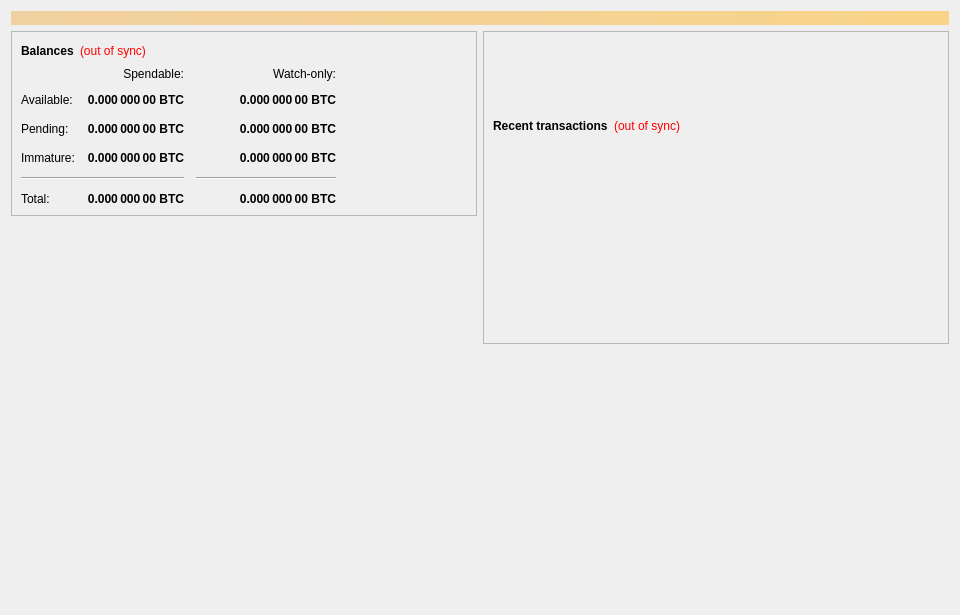
<?xml version="1.0" encoding="UTF-8"?>
<ui version="4.0">
 <class>OverviewPage</class>
 <widget class="QWidget" name="OverviewPage">
  <property name="geometry">
   <rect>
    <x>0</x>
    <y>0</y>
    <width>960</width>
    <height>615</height>
   </rect>
  </property>
  <property name="minimumSize">
   <size>
    <width>960</width>
    <height>0</height>
   </size>
  </property>
  <property name="windowTitle">
   <string>Form</string>
  </property>
  <layout class="QVBoxLayout" name="topLayout">
   <item>
    <widget class="QLabel" name="labelAlerts">
     <property name="visible">
      <bool>false</bool>
     </property>
     <property name="styleSheet">
      <string notr="true">background-color: qlineargradient(x1: 0, y1: 0, x2: 1, y2: 0, stop:0 #F0D0A0, stop:1 #F8D488); color:#000000;</string>
     </property>
     <property name="wordWrap">
      <bool>true</bool>
     </property>
     <property name="margin">
      <number>3</number>
     </property>
    </widget>
   </item>
   <item>
    <layout class="QHBoxLayout" name="horizontalLayout" stretch="1,1">
     <item>
      <layout class="QVBoxLayout" name="verticalLayout_2">
       <item>
        <widget class="QFrame" name="frame">
         <property name="frameShape">
          <enum>QFrame::StyledPanel</enum>
         </property>
         <property name="frameShadow">
          <enum>QFrame::Raised</enum>
         </property>
         <layout class="QVBoxLayout" name="verticalLayout_4">
          <item>
           <layout class="QHBoxLayout" name="horizontalLayout_4">
            <item>
             <widget class="QLabel" name="label_5">
              <property name="font">
               <font>
                <weight>75</weight>
                <bold>true</bold>
               </font>
              </property>
              <property name="text">
               <string>Balances</string>
              </property>
             </widget>
            </item>
            <item>
             <widget class="QLabel" name="labelWalletStatus">
              <property name="cursor">
               <cursorShape>WhatsThisCursor</cursorShape>
              </property>
              <property name="toolTip">
               <string>The displayed information may be out of date. Your wallet automatically synchronizes with the OLC network after a connection is established, but this process has not completed yet.</string>
              </property>
              <property name="styleSheet">
               <string notr="true">QLabel { color: red; }</string>
              </property>
              <property name="text">
               <string notr="true">(out of sync)</string>
              </property>
              <property name="alignment">
               <set>Qt::AlignLeading|Qt::AlignLeft|Qt::AlignVCenter</set>
              </property>
             </widget>
            </item>
            <item>
             <spacer name="horizontalSpacer_3">
              <property name="orientation">
               <enum>Qt::Horizontal</enum>
              </property>
              <property name="sizeHint" stdset="0">
               <size>
                <width>40</width>
                <height>20</height>
               </size>
              </property>
             </spacer>
            </item>
           </layout>
          </item>
          <item>
           <layout class="QGridLayout" name="gridLayout">
            <property name="spacing">
             <number>12</number>
            </property>
            <item row="2" column="2">
             <widget class="QLabel" name="labelWatchPending">
              <property name="font">
               <font>
                <weight>75</weight>
                <bold>true</bold>
               </font>
              </property>
              <property name="cursor">
               <cursorShape>IBeamCursor</cursorShape>
              </property>
              <property name="toolTip">
               <string>Unconfirmed transactions to watch-only addresses</string>
              </property>
              <property name="text">
               <string notr="true">0.000 000 00 BTC</string>
              </property>
              <property name="alignment">
               <set>Qt::AlignRight|Qt::AlignTrailing|Qt::AlignVCenter</set>
              </property>
              <property name="textInteractionFlags">
               <set>Qt::LinksAccessibleByMouse|Qt::TextSelectableByKeyboard|Qt::TextSelectableByMouse</set>
              </property>
             </widget>
            </item>
            <item row="2" column="1">
             <widget class="QLabel" name="labelUnconfirmed">
              <property name="font">
               <font>
                <weight>75</weight>
                <bold>true</bold>
               </font>
              </property>
              <property name="cursor">
               <cursorShape>IBeamCursor</cursorShape>
              </property>
              <property name="toolTip">
               <string>Total of transactions that have yet to be confirmed, and do not yet count toward the spendable balance</string>
              </property>
              <property name="text">
               <string notr="true">0.000 000 00 BTC</string>
              </property>
              <property name="alignment">
               <set>Qt::AlignRight|Qt::AlignTrailing|Qt::AlignVCenter</set>
              </property>
              <property name="textInteractionFlags">
               <set>Qt::LinksAccessibleByMouse|Qt::TextSelectableByKeyboard|Qt::TextSelectableByMouse</set>
              </property>
             </widget>
            </item>
            <item row="3" column="2">
             <widget class="QLabel" name="labelWatchImmature">
              <property name="font">
               <font>
                <weight>75</weight>
                <bold>true</bold>
               </font>
              </property>
              <property name="cursor">
               <cursorShape>IBeamCursor</cursorShape>
              </property>
              <property name="toolTip">
               <string>Staked or masternode rewards in watch-only addresses that has not yet matured</string>
              </property>
              <property name="text">
               <string notr="true">0.000 000 00 BTC</string>
              </property>
              <property name="alignment">
               <set>Qt::AlignRight|Qt::AlignTrailing|Qt::AlignVCenter</set>
              </property>
              <property name="textInteractionFlags">
               <set>Qt::LinksAccessibleByMouse|Qt::TextSelectableByKeyboard|Qt::TextSelectableByMouse</set>
              </property>
             </widget>
            </item>
            <item row="4" column="0" colspan="2">
             <widget class="Line" name="lineSpendableBalance">
              <property name="orientation">
               <enum>Qt::Horizontal</enum>
              </property>
             </widget>
            </item>
            <item row="4" column="2">
             <widget class="Line" name="lineWatchBalance">
              <property name="sizePolicy">
               <sizepolicy hsizetype="Preferred" vsizetype="Fixed">
                <horstretch>0</horstretch>
                <verstretch>0</verstretch>
               </sizepolicy>
              </property>
              <property name="minimumSize">
               <size>
                <width>140</width>
                <height>0</height>
               </size>
              </property>
              <property name="orientation">
               <enum>Qt::Horizontal</enum>
              </property>
             </widget>
            </item>
            <item row="5" column="0">
             <widget class="QLabel" name="labelTotalText">
              <property name="text">
               <string>Total:</string>
              </property>
             </widget>
            </item>
            <item row="3" column="1">
             <widget class="QLabel" name="labelImmature">
              <property name="font">
               <font>
                <weight>75</weight>
                <bold>true</bold>
               </font>
              </property>
              <property name="cursor">
               <cursorShape>IBeamCursor</cursorShape>
              </property>
              <property name="toolTip">
               <string>Staked or masternode rewards that has not yet matured</string>
              </property>
              <property name="text">
               <string notr="true">0.000 000 00 BTC</string>
              </property>
              <property name="alignment">
               <set>Qt::AlignRight|Qt::AlignTrailing|Qt::AlignVCenter</set>
              </property>
              <property name="textInteractionFlags">
               <set>Qt::LinksAccessibleByMouse|Qt::TextSelectableByKeyboard|Qt::TextSelectableByMouse</set>
              </property>
             </widget>
            </item>
            <item row="2" column="3">
             <spacer name="horizontalSpacer_2">
              <property name="orientation">
               <enum>Qt::Horizontal</enum>
              </property>
              <property name="sizeHint" stdset="0">
               <size>
                <width>40</width>
                <height>20</height>
               </size>
              </property>
             </spacer>
            </item>
            <item row="3" column="0">
             <widget class="QLabel" name="labelImmatureText">
              <property name="text">
               <string>Immature:</string>
              </property>
             </widget>
            </item>
            <item row="5" column="1">
             <widget class="QLabel" name="labelTotal">
              <property name="font">
               <font>
                <weight>75</weight>
                <bold>true</bold>
               </font>
              </property>
              <property name="cursor">
               <cursorShape>IBeamCursor</cursorShape>
              </property>
              <property name="toolTip">
               <string>Your current total balance</string>
              </property>
              <property name="text">
               <string notr="true">0.000 000 00 BTC</string>
              </property>
              <property name="alignment">
               <set>Qt::AlignRight|Qt::AlignTrailing|Qt::AlignVCenter</set>
              </property>
              <property name="textInteractionFlags">
               <set>Qt::LinksAccessibleByMouse|Qt::TextSelectableByKeyboard|Qt::TextSelectableByMouse</set>
              </property>
             </widget>
            </item>
            <item row="5" column="2">
             <widget class="QLabel" name="labelWatchTotal">
              <property name="font">
               <font>
                <weight>75</weight>
                <bold>true</bold>
               </font>
              </property>
              <property name="cursor">
               <cursorShape>IBeamCursor</cursorShape>
              </property>
              <property name="toolTip">
               <string>Current total balance in watch-only addresses</string>
              </property>
              <property name="text">
               <string notr="true">0.000 000 00 BTC</string>
              </property>
              <property name="alignment">
               <set>Qt::AlignRight|Qt::AlignTrailing|Qt::AlignVCenter</set>
              </property>
              <property name="textInteractionFlags">
               <set>Qt::LinksAccessibleByMouse|Qt::TextSelectableByKeyboard|Qt::TextSelectableByMouse</set>
              </property>
             </widget>
            </item>
            <item row="0" column="2">
             <widget class="QLabel" name="labelWatchonly">
              <property name="text">
               <string>Watch-only:</string>
              </property>
              <property name="alignment">
               <set>Qt::AlignRight|Qt::AlignTrailing|Qt::AlignVCenter</set>
              </property>
             </widget>
            </item>
            <item row="1" column="0">
             <widget class="QLabel" name="labelBalanceText">
              <property name="text">
               <string>Available:</string>
              </property>
             </widget>
            </item>
            <item row="1" column="1">
             <widget class="QLabel" name="labelBalance">
              <property name="font">
               <font>
                <weight>75</weight>
                <bold>true</bold>
               </font>
              </property>
              <property name="cursor">
               <cursorShape>IBeamCursor</cursorShape>
              </property>
              <property name="toolTip">
               <string>Your current spendable balance</string>
              </property>
              <property name="text">
               <string notr="true">0.000 000 00 BTC</string>
              </property>
              <property name="alignment">
               <set>Qt::AlignRight|Qt::AlignTrailing|Qt::AlignVCenter</set>
              </property>
              <property name="textInteractionFlags">
               <set>Qt::LinksAccessibleByMouse|Qt::TextSelectableByKeyboard|Qt::TextSelectableByMouse</set>
              </property>
             </widget>
            </item>
            <item row="1" column="2">
             <widget class="QLabel" name="labelWatchAvailable">
              <property name="font">
               <font>
                <weight>75</weight>
                <bold>true</bold>
               </font>
              </property>
              <property name="cursor">
               <cursorShape>IBeamCursor</cursorShape>
              </property>
              <property name="toolTip">
               <string>Your current balance in watch-only addresses</string>
              </property>
              <property name="text">
               <string notr="true">0.000 000 00 BTC</string>
              </property>
              <property name="alignment">
               <set>Qt::AlignRight|Qt::AlignTrailing|Qt::AlignVCenter</set>
              </property>
              <property name="textInteractionFlags">
               <set>Qt::LinksAccessibleByMouse|Qt::TextSelectableByKeyboard|Qt::TextSelectableByMouse</set>
              </property>
             </widget>
            </item>
            <item row="2" column="0">
             <widget class="QLabel" name="labelPendingText">
              <property name="text">
               <string>Pending:</string>
              </property>
             </widget>
            </item>
            <item row="0" column="1">
             <widget class="QLabel" name="labelSpendable">
              <property name="text">
               <string>Spendable:</string>
              </property>
              <property name="alignment">
               <set>Qt::AlignRight|Qt::AlignTrailing|Qt::AlignVCenter</set>
              </property>
             </widget>
            </item>
           </layout>
          </item>
         </layout>
        </widget>
       </item>
       <item>
        <spacer name="verticalSpacer">
         <property name="orientation">
          <enum>Qt::Vertical</enum>
         </property>
         <property name="sizeHint" stdset="0">
          <size>
           <width>20</width>
           <height>40</height>
          </size>
         </property>
        </spacer>
       </item>
      </layout>
     </item>
     <item>
      <layout class="QVBoxLayout" name="verticalLayout_3">
       <item>
        <widget class="QFrame" name="frame_2">
         <property name="frameShape">
          <enum>QFrame::StyledPanel</enum>
         </property>
         <property name="frameShadow">
          <enum>QFrame::Raised</enum>
         </property>
         <layout class="QVBoxLayout" name="verticalLayout">
          <item>
           <spacer name="verticalSpacer_3">
            <property name="orientation">
             <enum>Qt::Vertical</enum>
            </property>
            <property name="sizeType">
             <enum>QSizePolicy::Fixed</enum>
            </property>
            <property name="sizeHint" stdset="0">
             <size>
              <width>20</width>
              <height>75</height>
             </size>
            </property>
           </spacer>
          </item>
          <item>
           <layout class="QHBoxLayout" name="horizontalLayout_2">
            <item>
             <widget class="QLabel" name="label_4">
              <property name="font">
               <font>
                <weight>75</weight>
                <bold>true</bold>
               </font>
              </property>
              <property name="text">
               <string>Recent transactions</string>
              </property>
             </widget>
            </item>
            <item>
             <widget class="QLabel" name="labelTransactionsStatus">
              <property name="cursor">
               <cursorShape>WhatsThisCursor</cursorShape>
              </property>
              <property name="toolTip">
               <string>The displayed information may be out of date. Your wallet automatically synchronizes with the OLC network after a connection is established, but this process has not completed yet.</string>
              </property>
              <property name="styleSheet">
               <string notr="true">QLabel { color: red; }</string>
              </property>
              <property name="text">
               <string notr="true">(out of sync)</string>
              </property>
              <property name="alignment">
               <set>Qt::AlignRight|Qt::AlignTrailing|Qt::AlignVCenter</set>
              </property>
             </widget>
            </item>
            <item>
             <spacer name="horizontalSpacer">
              <property name="orientation">
               <enum>Qt::Horizontal</enum>
              </property>
              <property name="sizeHint" stdset="0">
               <size>
                <width>40</width>
                <height>20</height>
               </size>
              </property>
             </spacer>
            </item>
           </layout>
          </item>
          <item>
           <widget class="QListView" name="listTransactions">
            <property name="styleSheet">
             <string notr="true">QListView { background: transparent; }</string>
            </property>
            <property name="frameShape">
             <enum>QFrame::NoFrame</enum>
            </property>
            <property name="verticalScrollBarPolicy">
             <enum>Qt::ScrollBarAlwaysOff</enum>
            </property>
            <property name="horizontalScrollBarPolicy">
             <enum>Qt::ScrollBarAlwaysOff</enum>
            </property>
            <property name="selectionMode">
             <enum>QAbstractItemView::NoSelection</enum>
            </property>
           </widget>
          </item>
         </layout>
        </widget>
       </item>
       <item>
        <spacer name="verticalSpacer_2">
         <property name="orientation">
          <enum>Qt::Vertical</enum>
         </property>
         <property name="sizeType">
          <enum>QSizePolicy::Expanding</enum>
         </property>
         <property name="sizeHint" stdset="0">
          <size>
           <width>20</width>
           <height>40</height>
          </size>
         </property>
        </spacer>
       </item>
      </layout>
     </item>
    </layout>
   </item>
  </layout>
 </widget>
 <resources/>
 <connections/>
</ui>
